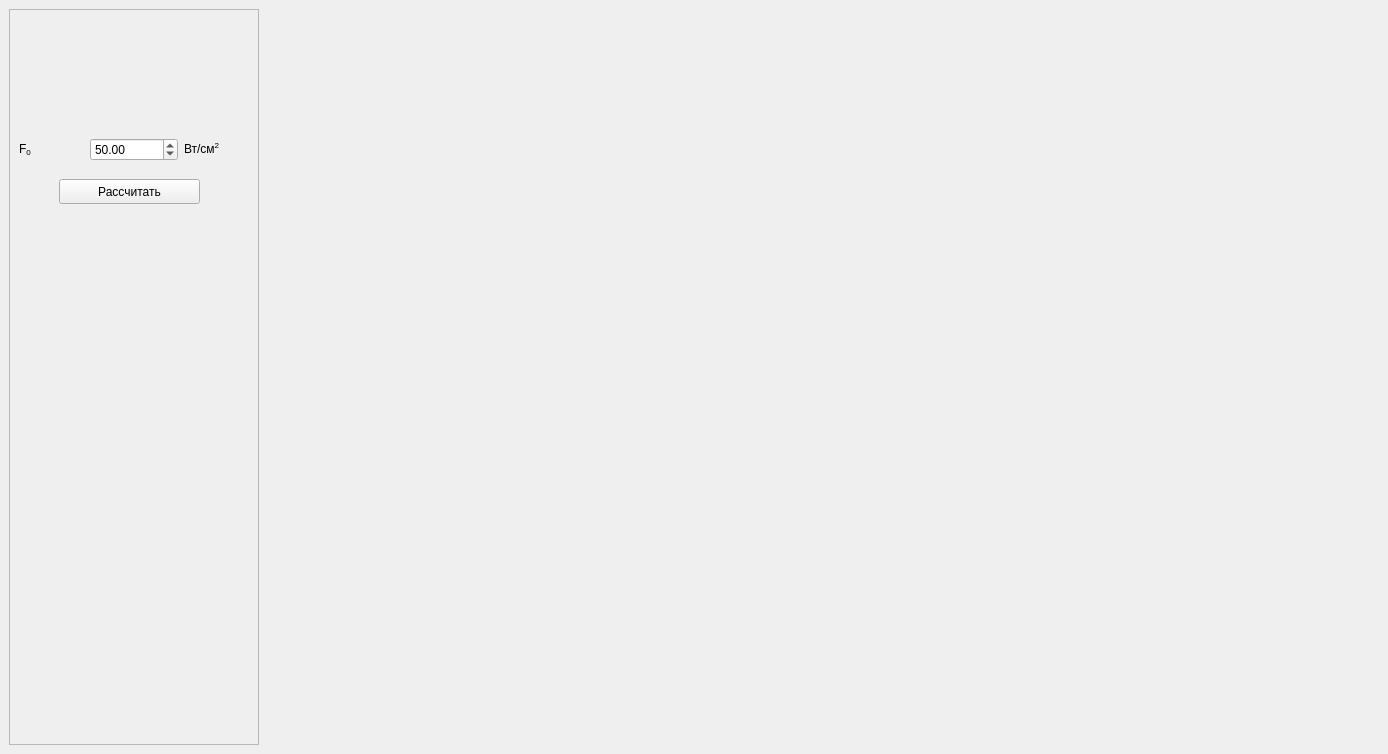
<?xml version="1.0" encoding="UTF-8"?>
<ui version="4.0">
 <class>MainWindow</class>
 <widget class="QMainWindow" name="MainWindow">
  <property name="geometry">
   <rect>
    <x>0</x>
    <y>0</y>
    <width>1388</width>
    <height>754</height>
   </rect>
  </property>
  <property name="windowTitle">
   <string>MainWindow</string>
  </property>
  <widget class="QWidget" name="centralwidget">
   <layout class="QHBoxLayout" name="horizontalLayout">
    <item>
     <widget class="QFrame" name="frame">
      <property name="sizePolicy">
       <sizepolicy hsizetype="Minimum" vsizetype="Preferred">
        <horstretch>0</horstretch>
        <verstretch>0</verstretch>
       </sizepolicy>
      </property>
      <property name="maximumSize">
       <size>
        <width>250</width>
        <height>1000</height>
       </size>
      </property>
      <property name="frameShape">
       <enum>QFrame::StyledPanel</enum>
      </property>
      <property name="frameShadow">
       <enum>QFrame::Raised</enum>
      </property>
      <widget class="QPushButton" name="calculatePushButton">
       <property name="geometry">
        <rect>
         <x>50</x>
         <y>170</y>
         <width>141</width>
         <height>25</height>
        </rect>
       </property>
       <property name="text">
        <string>Рассчитать</string>
       </property>
      </widget>
      <widget class="QWidget" name="layoutWidget">
       <property name="geometry">
        <rect>
         <x>10</x>
         <y>120</y>
         <width>230</width>
         <height>41</height>
        </rect>
       </property>
       <layout class="QGridLayout" name="gridLayout">
        <item row="0" column="1">
         <widget class="QDoubleSpinBox" name="F0_doubleSpinBox">
          <property name="minimum">
           <double>-1000000000.000000000000000</double>
          </property>
          <property name="maximum">
           <double>1000000000.000000000000000</double>
          </property>
          <property name="value">
           <double>50.000000000000000</double>
          </property>
         </widget>
        </item>
        <item row="0" column="2">
         <widget class="QLabel" name="F0_units_label">
          <property name="text">
           <string>Вт/см&lt;sup&gt;2&lt;/sup&gt;</string>
          </property>
         </widget>
        </item>
        <item row="0" column="0">
         <widget class="QLabel" name="F0_label">
          <property name="text">
           <string>F&lt;sub&gt;0&lt;/sub&gt;</string>
          </property>
         </widget>
        </item>
       </layout>
      </widget>
     </widget>
    </item>
    <item>
     <widget class="QCustomPlot" name="Tx_customPlot" native="true"/>
    </item>
    <item>
     <widget class="QCustomPlot" name="Tt_customPlot" native="true"/>
    </item>
   </layout>
  </widget>
 </widget>
 <customwidgets>
  <customwidget>
   <class>QCustomPlot</class>
   <extends>QWidget</extends>
   <header>qcustomplot.h</header>
   <container>1</container>
  </customwidget>
 </customwidgets>
 <resources/>
 <connections/>
</ui>
